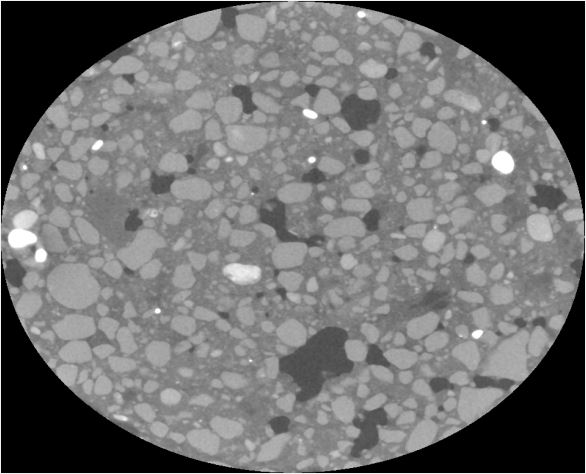
#> input picture im21.jpg, 586 x 474 px
$ jupyter execute active_contour_CV.ipynb
#> lines starting #> are read from the running program, lines starting #| are printed output that depends on the picture
[cell 1]
import numpy as np
import matplotlib.pyplot as plt
import cv2

[cell 2]
I = cv2.imread('im21.jpg')
#> I is the input picture: shape (474, 586, 3); min 0, max 255, mean 111.4
I = cv2.cvtColor(I, cv2.COLOR_BGR2GRAY)
#> I: shape (474, 586)
plt.imshow(I,cmap='gray')
I=I.astype(float)
nf,nc=I.shape
#> nf = 474; nc = 586

[cell 3]
u = cv2.imread('region_inicial.jpg')
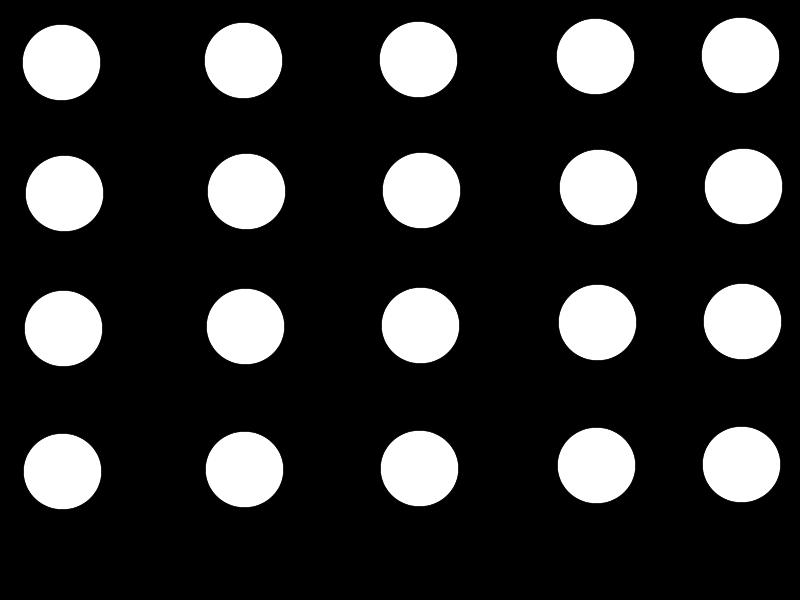
#> input picture region_inicial.jpg, 800 x 600 px
#> u is the input picture: shape (600, 800, 3); min 0, max 255, mean 48.9
u = cv2.cvtColor(u, cv2.COLOR_BGR2GRAY)
#> u: shape (600, 800)
u= cv2.resize(u, [nc,nf], interpolation = cv2.INTER_AREA)
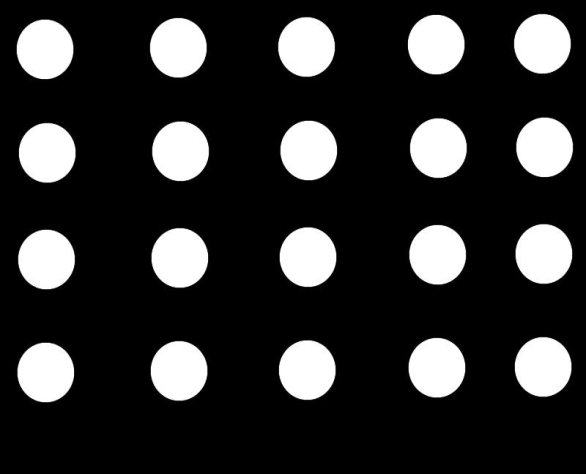
#> u: shape (474, 586); min 0, max 255, mean 48.9
plt.imshow(u,cmap='gray')
u=u.astype(float)
u=u/255-0.5

[cell 4]
ep=0.1
dt=0.5
a=0.9
lambda1=0.5
lambda2=0.5

for ite in range(100):
    ci1=np.mean(I[u>=0])
    co1=np.mean(I[u<0])
    delta= ep/(np.pi* (ep**2 + u**2))
    uy,ux=np.gradient(u)
    uxy,uxx=np.gradient(ux)
    uyy,_=np.gradient(uy)
    numerador=(uxx*(uy**2)) - 2*ux*uy*uxy + uyy*(ux**2)
    denominador= ((ux**2+uy**2))**(3/2) +a
    u=u + dt* delta* (  (numerador/denominador)-(lambda1*( (I-ci1)**2 )) + (lambda2* (I-co1) **2))
#> this loop made 100 passes
#> (ci1, co1) on passes 1 to 12: (112.8, 111), (146.3, 25.44), (144.4, 13.74), (143.8, 11.01), (143.1, 7.91), (142.6, 5.88), (142.1, 3.68), (141.9, 2.79), (141.8, 2.18), (141.7, 1.76), (141.7, 1.55), (141.6, 1.47)
#> pass 1, `delta= ep/(np.pi* (ep**2 + u**2))`:
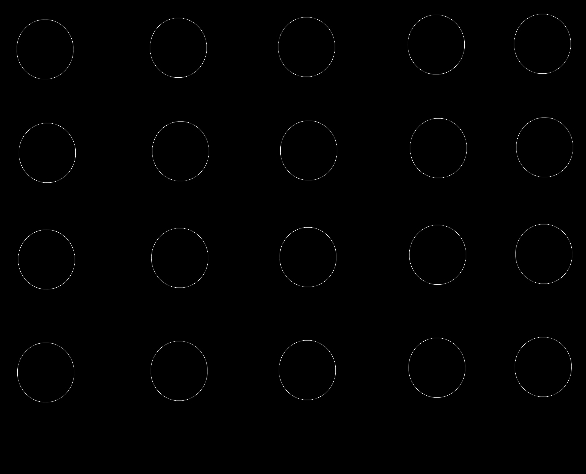
#> delta: shape (474, 586) float64; min 0.122, max 3.18, mean 0.135; drawn with min black and max white
#> pass 1, `uy,ux=np.gradient(u)`:
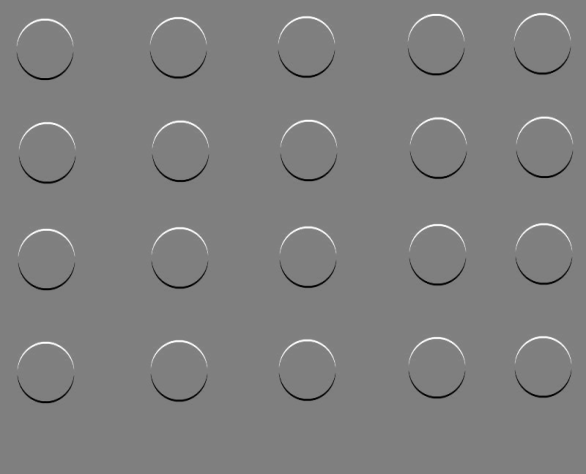
#> uy: shape (474, 586) float64; min -0.5, max 0.5, mean 1.92e-19; drawn with min black and max white
#> pass 1, `uy,ux=np.gradient(u)`:
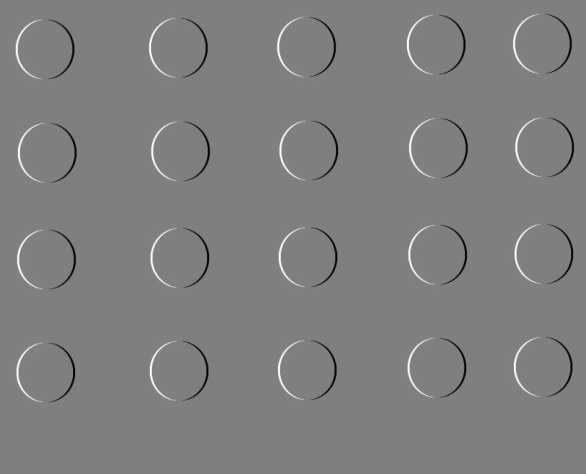
#> ux: shape (474, 586) float64; min -0.5, max 0.5, mean 5e-21; drawn with min black and max white
#> pass 1, `uxy,uxx=np.gradient(ux)`:
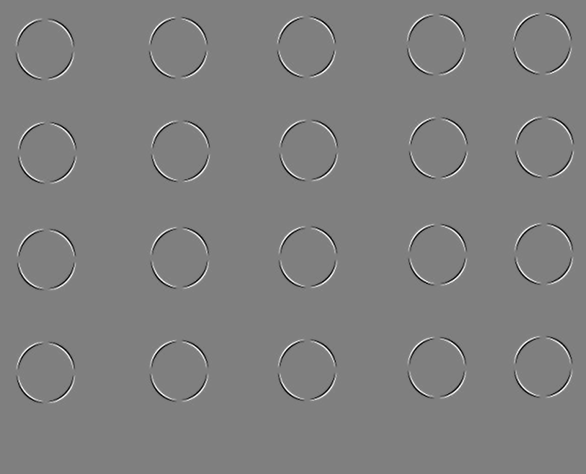
#> uxy: shape (474, 586) float64; min -0.222, max 0.221, mean -6.25e-21; drawn with min black and max white
#> after the loop:
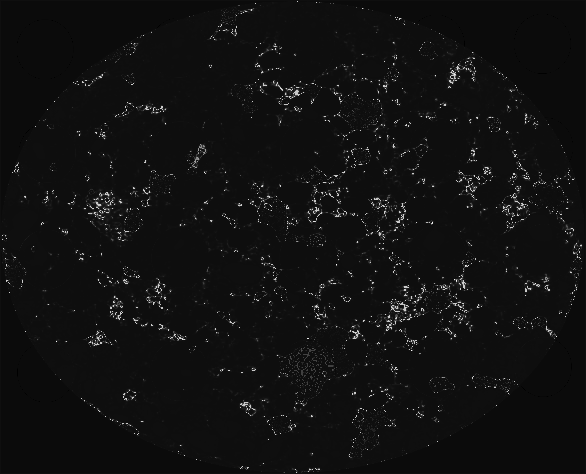
#> u: shape (474, 586) float64; min -319.4, max 5797, mean 103.5; drawn with min black and max white
#> after the loop:
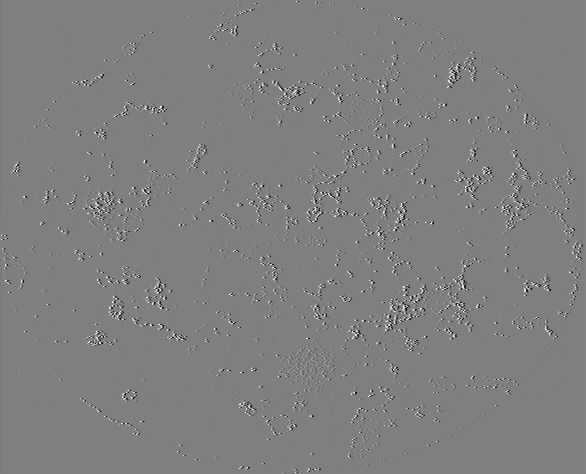
#> ux: shape (474, 586) float64; min -2882.5, max 2882.7, mean 0; drawn with min black and max white
#> after the loop:
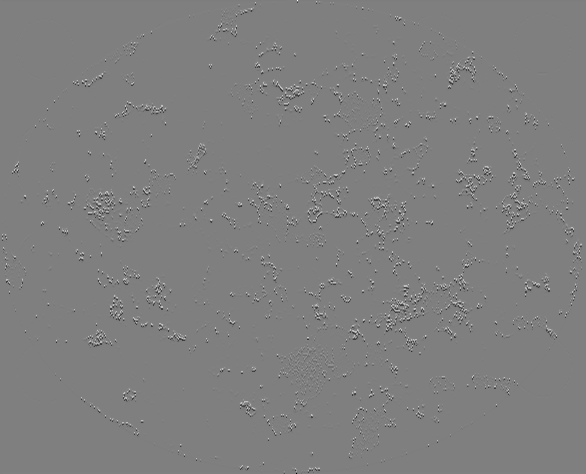
#> uy: shape (474, 586) float64; min -4556.4, max 4556.5, mean 0; drawn with min black and max white
plt.imshow(u<0)
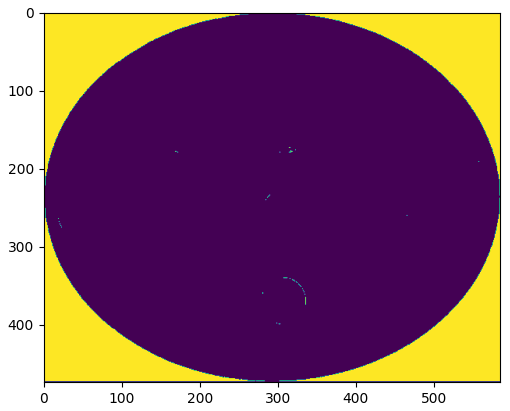
#> figure drawn by matplotlib, 1 panel
